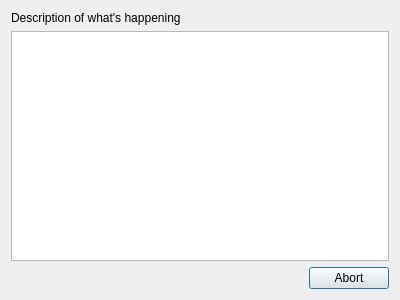
<ui version="4.0" >
 <class>Dialog</class>
 <widget class="QDialog" name="Dialog" >
  <property name="geometry" >
   <rect>
    <x>0</x>
    <y>0</y>
    <width>400</width>
    <height>300</height>
   </rect>
  </property>
  <property name="windowTitle" >
   <string>uRSSus</string>
  </property>
  <property name="windowIcon" >
   <iconset resource="../images/icons.qrc" >
    <normaloff>:/urssus.svg</normaloff>:/urssus.svg</iconset>
  </property>
  <layout class="QVBoxLayout" name="verticalLayout" >
   <item>
    <widget class="QLabel" name="info" >
     <property name="text" >
      <string>Description of what's happening</string>
     </property>
    </widget>
   </item>
   <item>
    <widget class="QTextBrowser" name="output" />
   </item>
   <item>
    <widget class="QDialogButtonBox" name="buttonBox" >
     <property name="orientation" >
      <enum>Qt::Horizontal</enum>
     </property>
     <property name="standardButtons" >
      <set>QDialogButtonBox::Abort</set>
     </property>
    </widget>
   </item>
  </layout>
 </widget>
 <resources>
  <include location="../images/icons.qrc" />
 </resources>
 <connections>
  <connection>
   <sender>buttonBox</sender>
   <signal>accepted()</signal>
   <receiver>Dialog</receiver>
   <slot>accept()</slot>
   <hints>
    <hint type="sourcelabel" >
     <x>222</x>
     <y>280</y>
    </hint>
    <hint type="destinationlabel" >
     <x>157</x>
     <y>274</y>
    </hint>
   </hints>
  </connection>
  <connection>
   <sender>buttonBox</sender>
   <signal>rejected()</signal>
   <receiver>Dialog</receiver>
   <slot>reject()</slot>
   <hints>
    <hint type="sourcelabel" >
     <x>290</x>
     <y>286</y>
    </hint>
    <hint type="destinationlabel" >
     <x>286</x>
     <y>274</y>
    </hint>
   </hints>
  </connection>
 </connections>
</ui>
